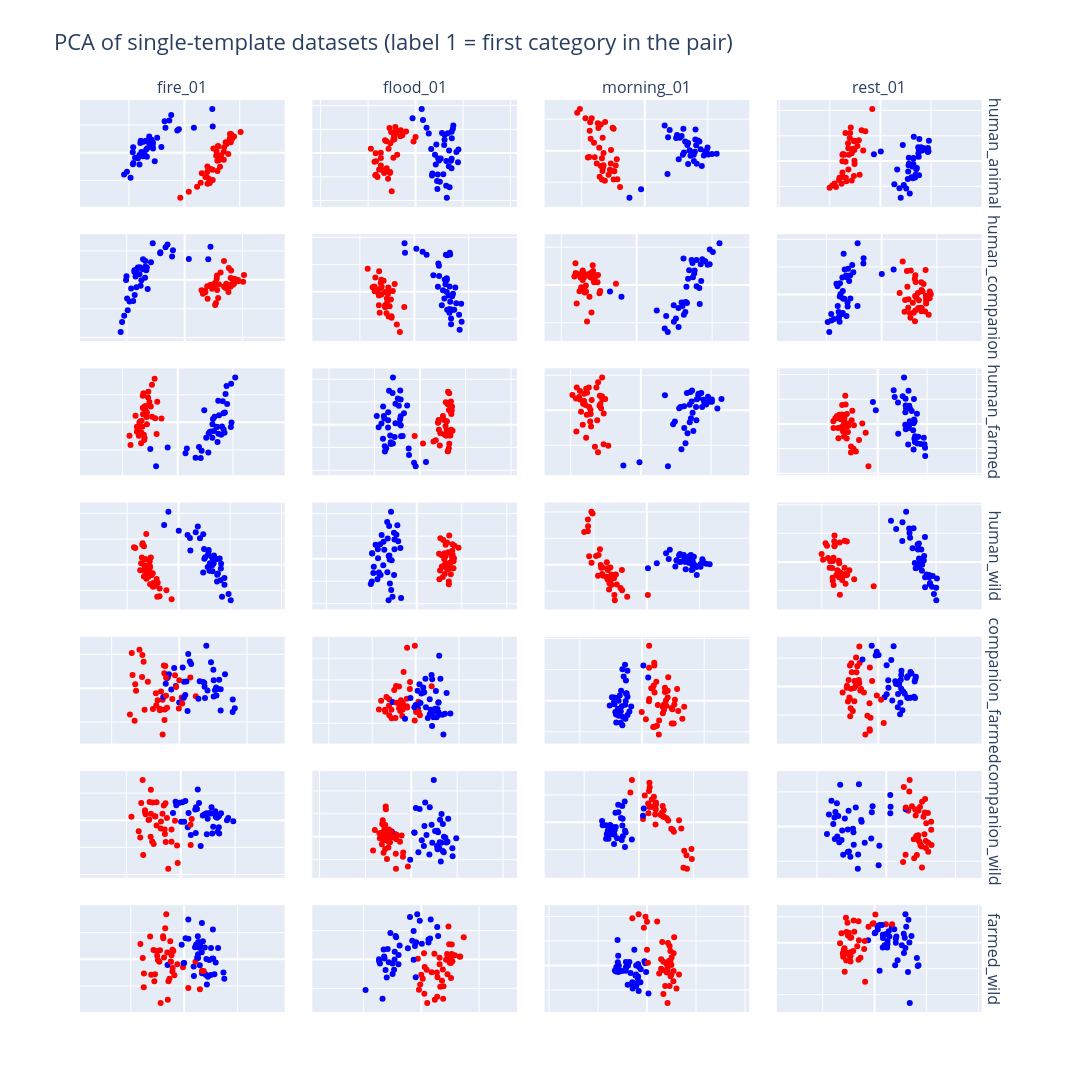

Notebook source saved alongside this figure:
### Code cell
# visualization of all single-template datasets
# one row per contrast pair, one column per template. Each panel gets its own
# PCA (pca_datasets = [dataset]), so within a panel the only thing that varies
# is the subject word -- no between-template variance to swamp the contrast.
pairs = [
    'human_animal',
    'human_companion',
    'human_farmed',
    'human_wild',
    'companion_farmed',
    'companion_wild',
    'farmed_wild',
]
templates = ['fire_01', 'flood_01', 'morning_01', 'rest_01']  # 2 harm, 2 neutral

datasets = [f'single-template/{pair}/{template}' for pair in pairs for template in templates]
n_rows, n_cols = len(pairs), len(templates)

td = TruthData.from_datasets(
    datasets,
    model=model,
    layer=layer,
    center=True,
    noperiod=noperiod,
    device=device)

fig = make_subplots(rows=n_rows, cols=n_cols,
                    column_titles=templates, row_titles=pairs,
                    horizontal_spacing=0.03, vertical_spacing=0.03)
for i, dataset in enumerate(datasets):
    for data in td.plot(
        dimensions=2,
        color='label',
        plot_datasets = [dataset],
        pca_datasets = [dataset],
        ).data:
        fig.add_trace(
            data, row=(i // n_cols) + 1, col=(i % n_cols) + 1
        )

for row in range(n_rows):
    for col in range(n_cols):
        fig.update_yaxes(
            scaleanchor = f"x{row * n_cols + col + 1}",
            scaleratio = 1,
            row=row+1,
            col=col+1,
        )

fig.update_coloraxes(
    colorscale = 'Bluered_r'
)

# 80 points per panel, so drop the tick clutter and let the shapes carry it
fig.update_xaxes(showticklabels=False)
fig.update_yaxes(showticklabels=False)

fig.update_layout(
    height=220 * n_rows,
    width=220 * n_cols + 200,
    showlegend=False,
    title = {
        'text' : 'PCA of single-template datasets (label 1 = first category in the pair)',
        'font' : {'size' : 22}
    },
    coloraxis_showscale=False,
)
